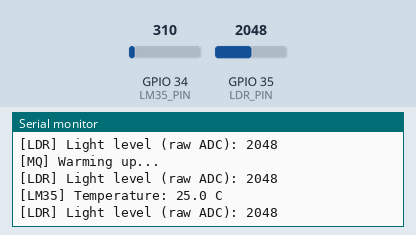
Recording of a program running on a simulated ESP32. On the bench: the last lines printed to the serial monitor. The test bench sets the inputs (shaded band); at power-on: GPIO 34 (LM35_PIN) = 310, GPIO 35 (LDR_PIN) = 2048.

Above: at 1.3 s.
1.4 s: GPIO 34 (LM35_PIN) set to 372
At 2.4 s:
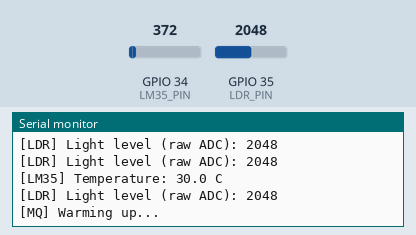
2.9 s: GPIO 35 (LDR_PIN) set to 2866
At 3.4 s:
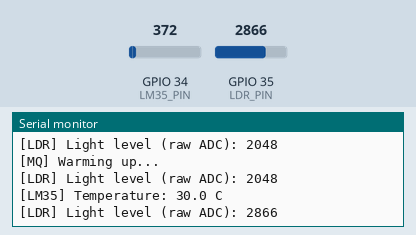
4.4 s: GPIO 34 (LM35_PIN) set to 434
At 4.81 s:
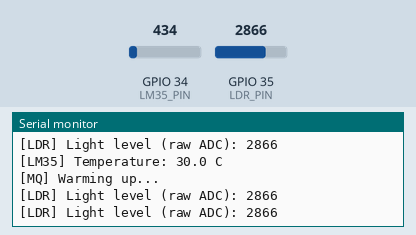
5.9 s: GPIO 35 (LDR_PIN) set to 3603
At 6.4 s:
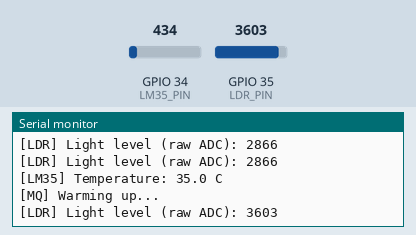
Timing chart, 0 to 8.4 s (numbered marks = the images above; inputs shaded):
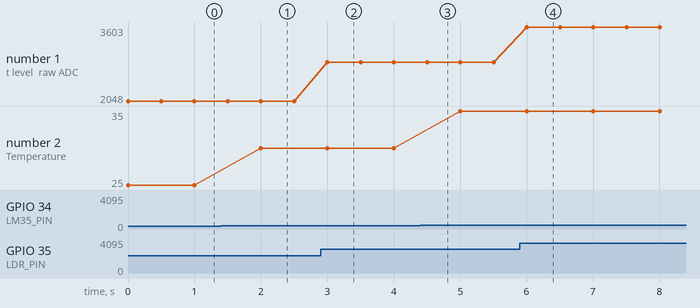

Measured:
- after the input at 1.4 s, the serial monitor: prints a new line after 0.60 s (image 1)
- after the input at 2.9 s, the serial monitor: prints a new line after 0.10 s (image 2)
- after the input at 5.9 s, the serial monitor: prints a new line after 0.10 s (image 4)
- plotted number 1: 2048 → 2866 after the input at 2.9 s, 2866 → 3603 after the input at 5.9 s
- plotted number 2: 25 → 30 after the input at 1.4 s

The program:

main.cpp
```cpp
// Sensor Interfacing (LM35, LDR, MQ series) — FreeRTOS Task Version
// This is where RTOS-based design actually pays off for analog
// sensing: three sensors with very different timing needs run as
// three independent tasks. The MQ sensor's multi-second warm-up
// delay does not block the LM35 or LDR tasks at all — something
// that would be awkward to express cleanly in a single loop().
//
// All three pins are on ADC1 (GPIO32-39) to avoid the ADC2/Wi-Fi
// conflict described in Chapter 2.

#include <Arduino.h>

#define LM35_PIN 34
#define LDR_PIN  35
#define MQ_PIN   32
#define MQ_WARMUP_MS 60000UL // shortened for example; many MQ sensors specify several minutes

void lm35Task(void *parameter) {
  while (true) {
    int raw = analogRead(LM35_PIN);
    float voltage = (raw / 4095.0) * 3.3;
    float tempC = voltage * 100.0; // LM35: 10mV per degree C
    Serial.printf("[LM35] Temperature: %.1f C\n", tempC);
    vTaskDelay(pdMS_TO_TICKS(1000));
  }
}

void ldrTask(void *parameter) {
  while (true) {
    int raw = analogRead(LDR_PIN);
    Serial.printf("[LDR] Light level (raw ADC): %d\n", raw);
    vTaskDelay(pdMS_TO_TICKS(500));
  }
}

void mqTask(void *parameter) {
  unsigned long startTime = millis();
  while (millis() - startTime < MQ_WARMUP_MS) {
    Serial.println("[MQ] Warming up...");
    vTaskDelay(pdMS_TO_TICKS(2000)); // other tasks keep running normally during this wait
  }
  while (true) {
    int raw = analogRead(MQ_PIN);
    Serial.printf("[MQ] Gas sensor raw reading: %d\n", raw);
    vTaskDelay(pdMS_TO_TICKS(1000));
  }
}

void setup() {
  Serial.begin(115200);
  xTaskCreate(lm35Task, "LM35 Task", 2048, NULL, 1, NULL);
  xTaskCreate(ldrTask, "LDR Task", 2048, NULL, 1, NULL);
  xTaskCreate(mqTask, "MQ Task", 2048, NULL, 1, NULL);
}

void loop() {
  vTaskDelay(pdMS_TO_TICKS(1000));
}
```
